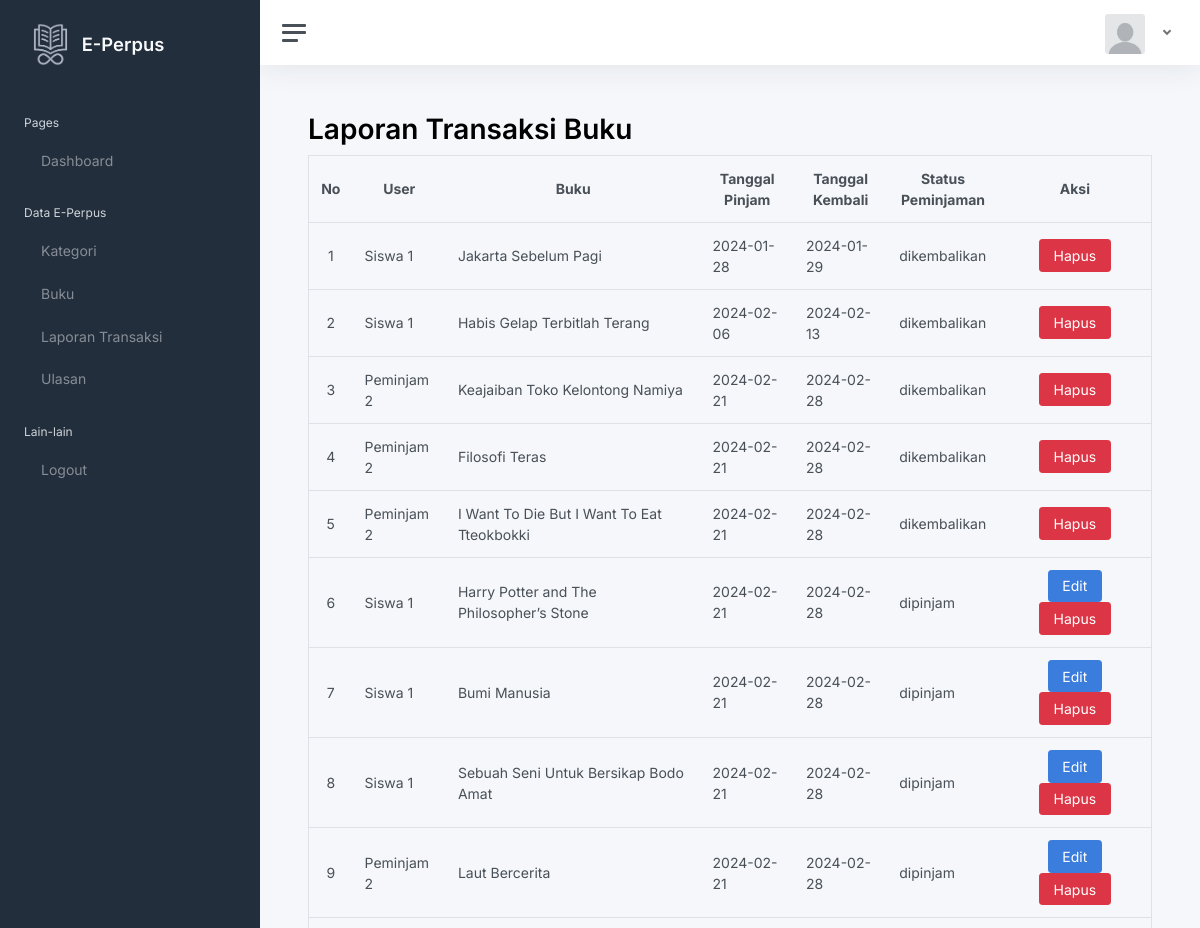
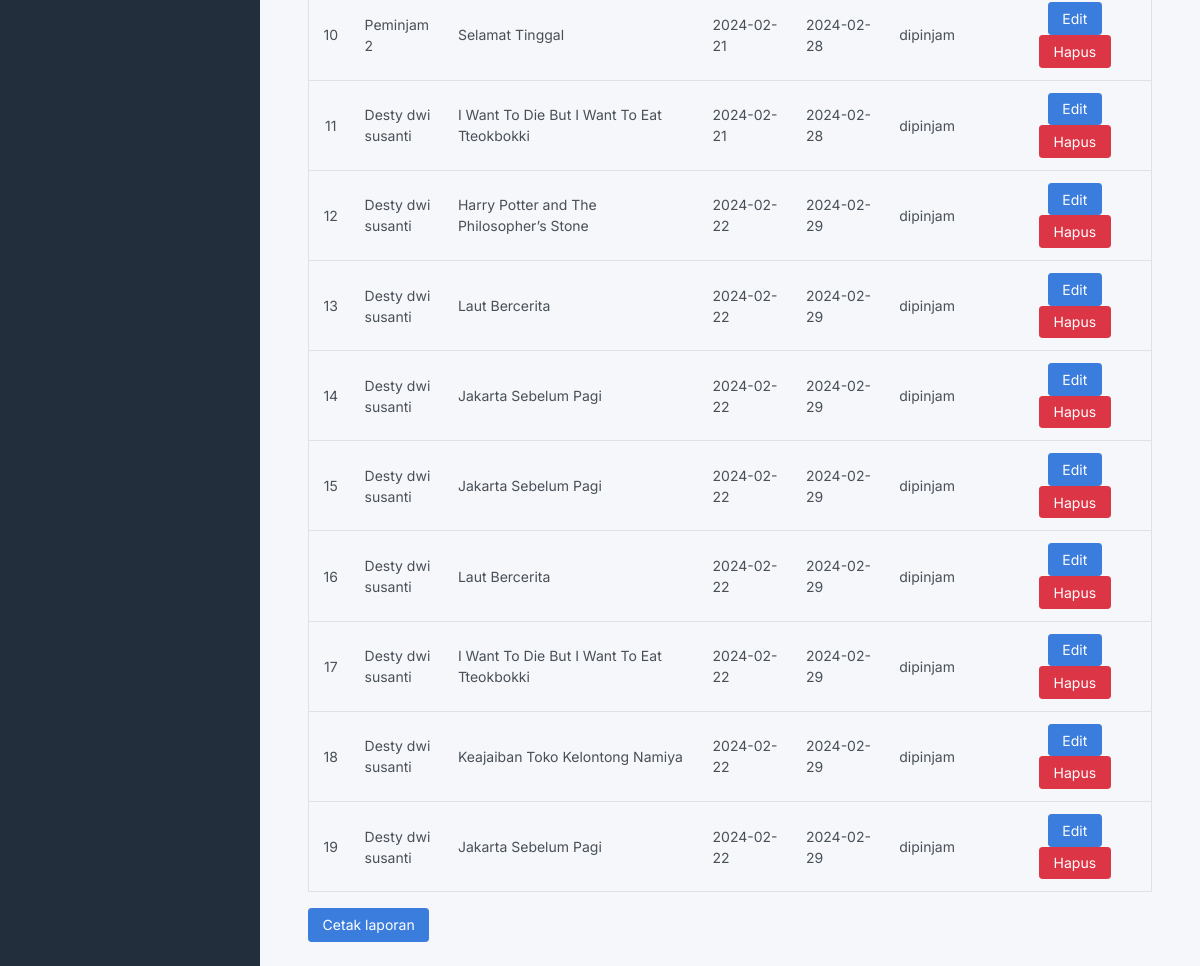
The app's page /laporan.php with its own data (2 pictures, top to bottom).
### tables this page shows
CREATE TABLE `tb_peminjaman` (
  `id_peminjaman` int(11) NOT NULL,
  `id_user` int(11) DEFAULT NULL,
  `id_buku` int(11) DEFAULT NULL,
  `kode_peminjaman` varchar(11) NOT NULL,
  `tanggal_peminjaman` varchar(250) DEFAULT NULL,
  `tanggal_pengembalian` varchar(250) DEFAULT NULL,
  `status` enum('dipinjam','dikembalikan') DEFAULT NULL,
  `qty` int(11) NOT NULL
);

CREATE TABLE `tb_user` (
  `id_user` int(11) NOT NULL,
  `nama` varchar(250) DEFAULT NULL,
  `username` varchar(250) DEFAULT NULL,
  `password` varchar(250) DEFAULT NULL,
  `email` varchar(250) DEFAULT NULL,
  `alamat` text DEFAULT NULL,
  `no_telepon` varchar(20) DEFAULT NULL,
  `level` enum('admin','petugas','peminjam') DEFAULT NULL
);

CREATE TABLE `tb_buku` (
  `id_buku` int(11) NOT NULL,
  `id_kategori` int(11) DEFAULT NULL,
  `judul` varchar(250) DEFAULT NULL,
  `foto` varchar(250) NOT NULL,
  `stok` int(11) NOT NULL,
  `penulis` varchar(250) DEFAULT NULL,
  `penerbit` varchar(250) DEFAULT NULL,
  `tahun_terbit` varchar(250) DEFAULT NULL,
  `deskripsi` text DEFAULT NULL
);

### laporan.php (the view, shortened to what this page needs)
<?php
include "koneksi.php";
?>
<!DOCTYPE html>
<html lang="en">
<head>
	<link href="css/app.css" rel="stylesheet">
</head>
<body>
	<div class="wrapper">
		<nav id="sidebar" class="sidebar js-sidebar">
			<div class="sidebar-content js-simplebar">
				<a class="sidebar-brand" href="index.php">
				<img src="img/icons/icon2.png" width="25%">
          <span class="align-middle">E-Perpus</span>
        </a>
				<ul class="sidebar-nav">
					<li class="sidebar-header">
						Pages
					</li>
					<li class="sidebar-item">
						<a class="sidebar-link" href="index.php">
              <i class="align-middle" data-feather="home"></i> <span class="align-middle">Dashboard</span>
            </a>
					</li>
					<li class="sidebar-header">
						Data E-Perpus
					</li>
					<?php
					if($_SESSION['tb_user']['level'] !='peminjam'){
						?>
					<li class="sidebar-item">
						<a class="sidebar-link" href="kategori.php">
              <i class="align-middle" data-feather="folder"></i> <span class="align-middle">Kategori</span>
            </a>
					</li>
					<li class="sidebar-item">
					<a class="sidebar-link" href="buku.php">
              <i class="align-middle" data-feather="book"></i> <span class="align-middle">Buku</span>
            </a>
					<li class="sidebar-item">
						<a class="sidebar-link" href="laporan.php">
              <i class="align-middle" data-feather="book-open"></i> <span class="align-middle">Laporan Transaksi</span>
            </a>
					</li>
					<?php }
					 ?>
					<li class="sidebar-item">
						<a class="sidebar-link" href="ulasan.php">
              <i class="align-middle" data-feather="bar-chart-2"></i> <span class="align-middle">Ulasan</span>
            </a>
					</li>
					<li class="sidebar-header">
						Lain-lain
					</li>
					<li class="sidebar-item">
						<a class="sidebar-link" href="logout.php">
              <i class="align-middle" data-feather="log-out"></i> <span class="align-middle">Logout</span>
            </a>
					</li>
		</nav>
		<div class="main">
			<nav class="navbar navbar-expand navbar-light navbar-bg">
				<a class="sidebar-toggle js-sidebar-toggle">
          <i class="hamburger align-self-center"></i>
        </a>
	   	<div class="navbar-collapse collapse">
					<ul class="navbar-nav navbar-align">
							<a class="nav-link dropdown-toggle d-none d-sm-inline-block" href="#" data-bs-toggle="dropdown">
                <img src="img/avatars/profil.jpg" class="avatar img-fluid rounded me-2" alt="Charles Hall" /> <span class="text-dark">
			 </span>
              </a>
					</ul>
				</div>
			</nav>
            <main class="content">
				<div class="container-fluid p-0">
                <h1 ><b>Laporan Transaksi Buku</b></h1>
            <table class="table table-hover" border="1" width="100%" cellspacing="5">
            <tr>
			 <th class="align-middle text-center"  style="width:5%">No</th>
                <th class="align-middle text-center" style="width:11%" >User</th>
                <th class="align-middle text-center" style="width:30%">Buku</th>
                <th class="align-middle text-center"  style="width:11%">Tanggal Pinjam</th>
                <th class="align-middle text-center"  style="width:11%">Tanggal Kembali</th>
                <th class="align-middle text-center"  style="width:8%">Status Peminjaman</th>
				<th class="align-middle text-center"  style="width:18%">Aksi</th>
			</tr>
			<?php
                        $i = 1;
                        $query = mysqli_query($koneksi, "SELECT * FROM tb_peminjaman LEFT JOIN tb_user ON tb_user.id_user = tb_peminjaman.id_user LEFT JOIN tb_buku ON tb_buku.id_buku = tb_peminjaman.id_buku");
                        while ($data = mysqli_fetch_array($query)) {
                        ?>
                            <tr>
                                <td class="align-middle text-center"><?php echo $i++; ?></td>
                                <td class="align-middle text-left"><?php echo $data['nama']; ?></td>
                                <td class="align-middle text-left"><?php echo $data['judul']; ?></td>
                                <td class="align-middle text-left"><?php echo $data['tanggal_peminjaman']; ?></td>
                                <td class="align-middle text-left"><?php echo $data['tanggal_pengembalian']; ?></td>
                                <td class="align-middle text-left"><?php echo $data['status']; ?></td>
								<td class="align-middle text-center">
                                   <?php
                                        if($data ['status'] == 'dipinjam'){
                                   ?>
                                    <a href="peminjaman_edit.php?id=<?= $data['id_peminjaman'] ?>" class="btn btn-primary">Edit</a>
                                    <?php
                                        }
                                    ?>
									<a onclick="return confirm('Apakah anda yakin menghapus data ini?');" href="peminjaman_hapus.php?id=<?php echo $data['id_peminjaman']; ?>" class="btn btn-danger">Hapus</a>
                                </td>
                            </tr>
                        <?php
                        }
                        ?>
            </table>
		  <a href="cetak.php" target="_blank" class="btn btn-primary" ><i class="align-middle" data-feather="printer"></i> Cetak laporan</a>
            </div>
        </div>
    </div>
</body>
</html>

### records on screen
tb_peminjaman: id_user.nama "Siswa 1", id_buku.judul "Jakarta Sebelum Pagi", tanggal_peminjaman "2024-01-28", tanggal_pengembalian "2024-01-29", status "dikembalikan"
tb_peminjaman: id_user.nama "Siswa 1", id_buku.judul "Habis Gelap Terbitlah Terang", tanggal_peminjaman "2024-02-06", tanggal_pengembalian "2024-02-13", status "dikembalikan"
tb_peminjaman: id_user.nama "Peminjam 2", id_buku.judul "Keajaiban Toko Kelontong Namiya", tanggal_peminjaman "2024-02-21", tanggal_pengembalian "2024-02-28", status "dikembalikan"
tb_peminjaman: id_user.nama "Peminjam 2", id_buku.judul "Filosofi Teras", tanggal_peminjaman "2024-02-21", tanggal_pengembalian "2024-02-28", status "dikembalikan"
tb_peminjaman: id_user.nama "Peminjam 2", id_buku.judul "I Want To Die But I Want To Eat Tteokbokki", tanggal_peminjaman "2024-02-21", tanggal_pengembalian "2024-02-28", status "dikembalikan"
tb_peminjaman: id_user.nama "Siswa 1", id_buku.judul "Harry Potter and The Philosopher’s Stone", tanggal_peminjaman "2024-02-21", tanggal_pengembalian "2024-02-28", status "dipinjam"
tb_peminjaman: id_user.nama "Siswa 1", id_buku.judul "Bumi Manusia", tanggal_peminjaman "2024-02-21", tanggal_pengembalian "2024-02-28", status "dipinjam"
tb_peminjaman: id_user.nama "Siswa 1", id_buku.judul "Sebuah Seni Untuk Bersikap Bodo Amat", tanggal_peminjaman "2024-02-21", tanggal_pengembalian "2024-02-28", status "dipinjam"
tb_peminjaman: id_user.nama "Peminjam 2", id_buku.judul "Laut Bercerita", tanggal_peminjaman "2024-02-21", tanggal_pengembalian "2024-02-28", status "dipinjam"
tb_peminjaman: id_user.nama "Peminjam 2", id_buku.judul "Selamat Tinggal", tanggal_peminjaman "2024-02-21", tanggal_pengembalian "2024-02-28", status "dipinjam"
tb_peminjaman: id_user.nama "Desty dwi susanti", id_buku.judul "I Want To Die But I Want To Eat Tteokbokki", tanggal_peminjaman "2024-02-21", tanggal_pengembalian "2024-02-28", status "dipinjam"
tb_peminjaman: id_user.nama "Desty dwi susanti", id_buku.judul "Harry Potter and The Philosopher’s Stone", tanggal_peminjaman "2024-02-22", tanggal_pengembalian "2024-02-29", status "dipinjam"
tb_peminjaman: id_user.nama "Desty dwi susanti", id_buku.judul "Laut Bercerita", tanggal_peminjaman "2024-02-22", tanggal_pengembalian "2024-02-29", status "dipinjam"
tb_peminjaman: id_user.nama "Desty dwi susanti", id_buku.judul "Jakarta Sebelum Pagi", tanggal_peminjaman "2024-02-22", tanggal_pengembalian "2024-02-29", status "dipinjam"
tb_peminjaman: id_user.nama "Desty dwi susanti", id_buku.judul "Jakarta Sebelum Pagi", tanggal_peminjaman "2024-02-22", tanggal_pengembalian "2024-02-29", status "dipinjam"
tb_peminjaman: id_user.nama "Desty dwi susanti", id_buku.judul "Laut Bercerita", tanggal_peminjaman "2024-02-22", tanggal_pengembalian "2024-02-29", status "dipinjam"
tb_peminjaman: id_user.nama "Desty dwi susanti", id_buku.judul "I Want To Die But I Want To Eat Tteokbokki", tanggal_peminjaman "2024-02-22", tanggal_pengembalian "2024-02-29", status "dipinjam"
tb_peminjaman: id_user.nama "Desty dwi susanti", id_buku.judul "Keajaiban Toko Kelontong Namiya", tanggal_peminjaman "2024-02-22", tanggal_pengembalian "2024-02-29", status "dipinjam"
tb_peminjaman: id_user.nama "Desty dwi susanti", id_buku.judul "Jakarta Sebelum Pagi", tanggal_peminjaman "2024-02-22", tanggal_pengembalian "2024-02-29", status "dipinjam"
